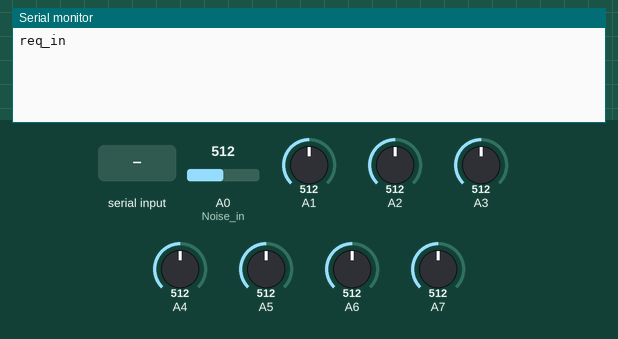
This sketch was run on a simulated Arduino Uno, built with avr-gcc and run on an emulated ATmega328P. Shown: the last lines printed to the serial monitor. The test bench sets the inputs (shaded band); at power-on: A0 (Noise_in) = 512, A1 = 512, A2 = 512, A3 = 512, A4 = 512, A5 = 512, A6 = 512, A7 = 512. Random numbers use the default seed unless the sketch sets one.

Above: at 1.2 s.
1.3 s: "3" received over Serial
At 3.5 s:
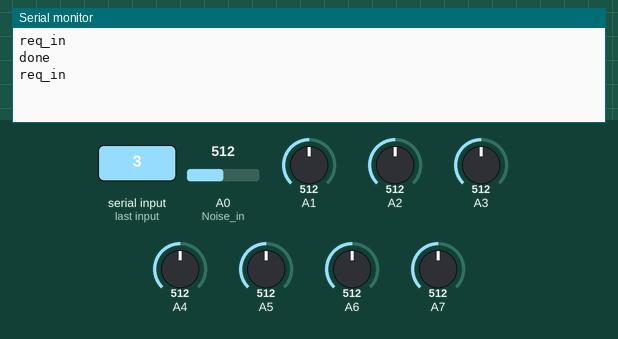
3.8 s: "1\n" received over Serial
At 4.8 s:
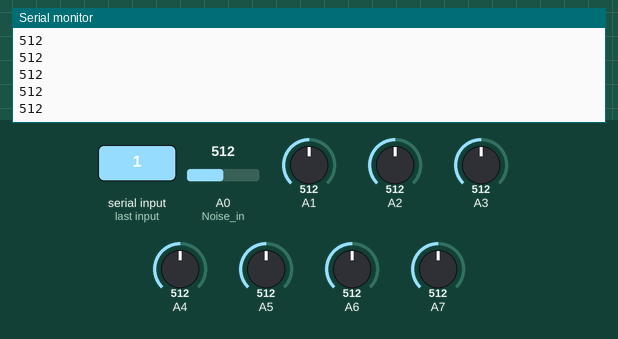

Measured:
- after the input at 1.3 s, the serial monitor: prints a new line after 1.0 s (image 1)
- after the input at 3.8 s, the serial monitor: prints a new line at once (image 2)

The sketch:

esp8266Testing.ino
```cpp
// minified code to test sync things on esp8266

//#include <String>
//#include <sys/stat.h>
// Pin definitions
//#define   S2_OUT  6
//#define   S3_OUT  7


#define   Noise_in  A0    // LOW = ENABLED

//#define   LED     12
#define   BAUDS   57600    // LOW = ENABLED


//move this to utils xx
// blocking wait for an input character from the input stream
String getChar()
{
  Serial.println("req_in");
	while (Serial.available() == 0);
	return(Serial.readString()); // why bother tho___?¡
}

int getInt()
{
  clearBuffers();
  Serial.println("req_in");
	while (Serial.available() == 0);
	return(Serial.parseInt());
}

// clear all characters from the serial input
void clearBuffers()
{
  //Serial.flush();
	while (Serial.available()){
    Serial.read();
  }
}

// changed to output timestamp
void rgbPrintln(){
static int  i = 0;
Serial.println(analogRead(Noise_in));
Serial.println(analogRead(i));
i++;
}


bool readSensor()
{
  //change to flip a coin to be done
  static  bool  waiting;
  if (!waiting)
  {
    waiting = true;
  }
  else
  {
    if ( rand()%25 == 0 )
    {
      waiting = false;
    }
  }
  return waiting;
}


void calibrate(){

  Serial.println("Dunkel");
  clearBuffers();
  getChar();
  delay(500);
  Serial.print("Dunkel values:");
  rgbPrintln();

  Serial.println("Weiss");
  clearBuffers();
  getChar();
  delay(500);
  Serial.print("Weiss values:");
  rgbPrintln();
  Serial.println("done");

}

int menu(){
  //Serial.println("menu, waiting int");
  clearBuffers();
  return getInt();
}

int collectData(int status){
  clearBuffers();
  while(status == 1){
    if(Serial.available()){
      if(Serial.read() == '3'){
            clearBuffers();
            status = 3;}
    }
    while(readSensor());
    rgbPrintln();
  }
  return status;
}

int stop(){
  clearBuffers();
  Serial.println("done");
  return 0;
}

int reset(){
  Serial.println("why tf are we here__?");
  return 0;
}

void setup() {
  // put your setup code here, to run once:

  Serial.begin(BAUDS);
  clearBuffers();	//  pinMode(LED , OUTPUT);
  pinMode(Noise_in, INPUT);
}

void loop() {
  // 0 waiting ; 1 read ; 2 cal ; 3 stop ; 4 clear and back to zero

  static short status = 0;
  switch (status){

    case 0:
      status = menu();
      break;
    case 1:
      status = collectData(status);
      break;
    case 2:
      calibrate();
      status = 0;
      break;
    case 3:
      status = stop();
      break;
    case 4:
      status = reset();
      break;
  }
  //sensorData sd;

}
```
